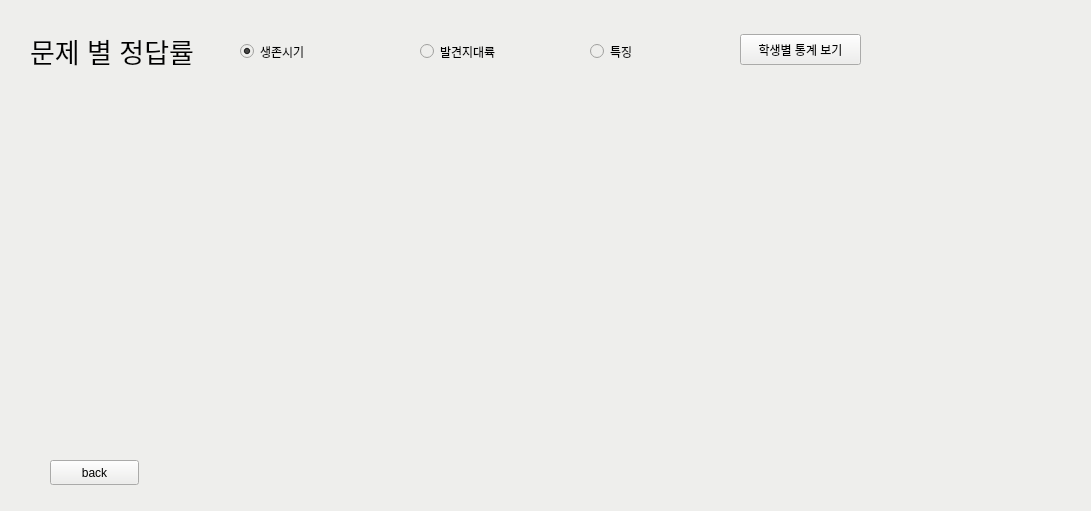
   <widget class="QWidget" name="statistics_widget" native="true">
    <property name="geometry">
     <rect>
      <x>0</x>
      <y>70</y>
      <width>1091</width>
      <height>511</height>
     </rect>
    </property>
    <property name="styleSheet">
     <string notr="true">background-color: rgb(238, 238, 236);</string>
    </property>
    <widget class="QLabel" name="label_26">
     <property name="geometry">
      <rect>
       <x>30</x>
       <y>20</y>
       <width>231</width>
       <height>61</height>
      </rect>
     </property>
     <property name="font">
      <font>
       <pointsize>20</pointsize>
      </font>
     </property>
     <property name="text">
      <string>문제 별 정답률</string>
     </property>
    </widget>
    <widget class="QPushButton" name="pushButton">
     <property name="geometry">
      <rect>
       <x>50</x>
       <y>460</y>
       <width>89</width>
       <height>25</height>
      </rect>
     </property>
     <property name="text">
      <string>back</string>
     </property>
    </widget>
    <widget class="QWidget" name="grp_widget" native="true">
     <property name="geometry">
      <rect>
       <x>50</x>
       <y>90</y>
       <width>991</width>
       <height>321</height>
      </rect>
     </property>
     <widget class="QWidget" name="verticalLayoutWidget_3">
      <property name="geometry">
       <rect>
        <x>0</x>
        <y>0</y>
        <width>991</width>
        <height>321</height>
       </rect>
      </property>
      <layout class="QVBoxLayout" name="graph_layout"/>
     </widget>
    </widget>
    <widget class="QRadioButton" name="surButton">
     <property name="geometry">
      <rect>
       <x>240</x>
       <y>40</y>
       <width>112</width>
       <height>23</height>
      </rect>
     </property>
     <property name="text">
      <string>생존시기</string>
     </property>
     <property name="checked">
      <bool>true</bool>
     </property>
    </widget>
    <widget class="QRadioButton" name="findButton">
     <property name="geometry">
      <rect>
       <x>420</x>
       <y>40</y>
       <width>112</width>
       <height>23</height>
      </rect>
     </property>
     <property name="text">
      <string>발견지대륙</string>
     </property>
    </widget>
    <widget class="QRadioButton" name="chaButton">
     <property name="geometry">
      <rect>
       <x>590</x>
       <y>40</y>
       <width>112</width>
       <height>23</height>
      </rect>
     </property>
     <property name="text">
      <string>특징</string>
     </property>
    </widget>
    <widget class="QPushButton" name="mark">
     <property name="geometry">
      <rect>
       <x>740</x>
       <y>34</y>
       <width>121</width>
       <height>31</height>
      </rect>
     </property>
     <property name="text">
      <string>학생별 통계 보기</string>
     </property>
    </widget>
   </widget>
